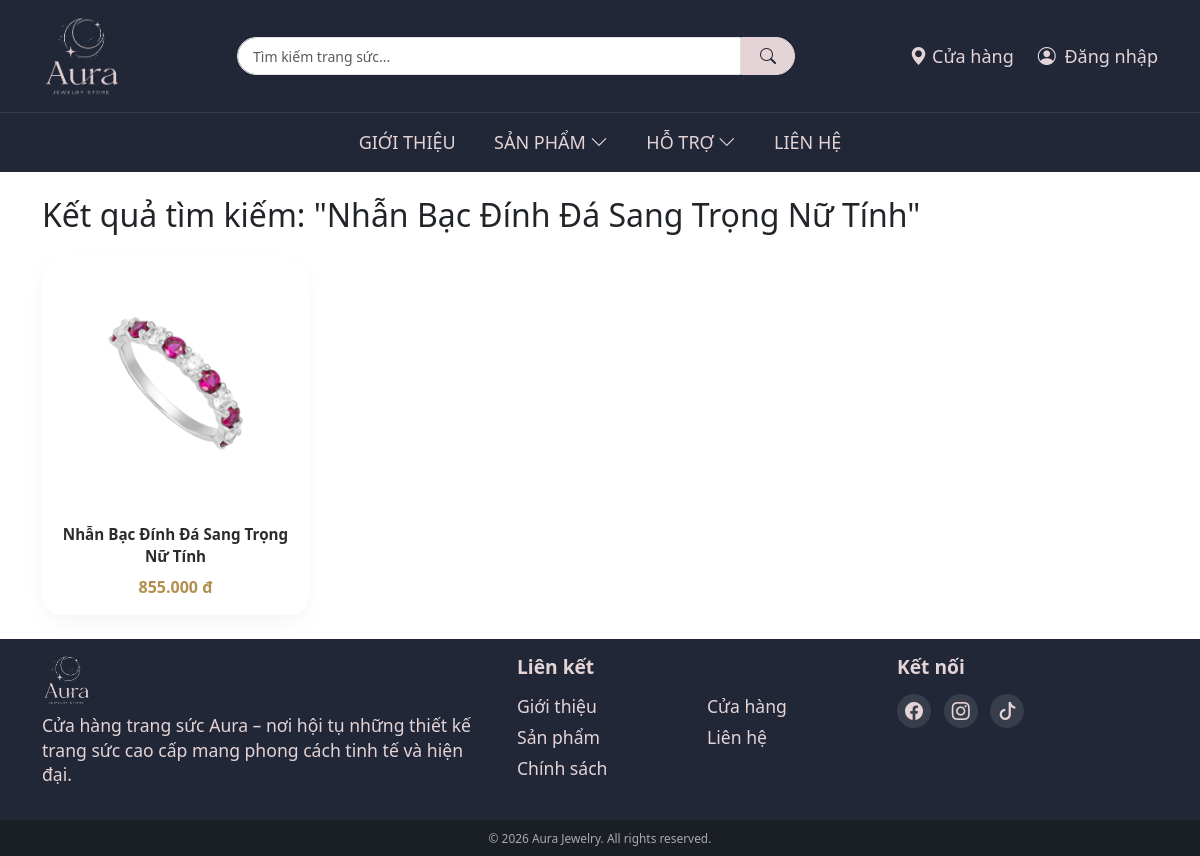
/public/tim-kiem.php?keyword=Nhẫn Bạc Đính Đá Sang Trọng Nữ Tính, run on the app's committed database.
### tables this page shows
CREATE TABLE `sanpham` (
  `MaSanPham` int(11) NOT NULL,
  `MaDanhMuc` int(11) DEFAULT NULL,
  `TenSanPham` varchar(255) NOT NULL,
  `DuongDan` varchar(255) DEFAULT NULL,
  `MoTa` text DEFAULT NULL,
  `ChiTietSanPham` text DEFAULT NULL,
  `NoiBat` tinyint(1) DEFAULT 0,
  `LuotXem` int(11) DEFAULT 0,
  `LuotMua` int(11) DEFAULT 0,
  `TrangThai` tinyint(1) DEFAULT 1,
  `DelAt` tinyint(1) NOT NULL DEFAULT 0,
  `HinhAnh` varchar(255) DEFAULT NULL,
  `Gia` decimal(10,2) DEFAULT NULL,
  `NgayTao` timestamp NOT NULL DEFAULT current_timestamp()
);

### public/tim-kiem.php (the view, shortened to what this page needs)
<?php
require_once "../config.php";
include "../layout/header_public.php";
$keyword = trim($_GET['keyword'] ?? '');
$page = max(1, intval($_GET['page'] ?? 1));
$limit = 12;
$offset = ($page - 1) * $limit;
$sql = "SELECT * FROM sanpham WHERE TenSanPham LIKE :keyword AND DelAt = 0 ORDER BY MaSanPham DESC LIMIT $offset, $limit";
$stmt = $conn->prepare($sql);
$stmt->execute([':keyword' => "%$keyword%"]);
$products = $stmt->fetchAll();
?>
<div class="container py-4">
    <h2 class="mb-4">Kết quả tìm kiếm: "<?= htmlspecialchars($keyword) ?>"</h2>
    <?php if (empty($keyword)): ?>
        <p class="text-center">Vui lòng nhập từ khóa tìm kiếm.</p>
    <?php elseif ($products): ?>
        <div class="row g-3">
            <?php foreach ($products as $sp): ?>
                <div class="col-6 col-md-4 col-lg-3">
                    <a href="chi-tiet-san-pham.php?id=<?= $sp['MaSanPham'] ?>" class="text-decoration-none text-dark">
                        <div class="product-card">
                            <img src="../img/<?= htmlspecialchars($sp['HinhAnh']) ?>" class="product-img">
                            <div class="product-info">
                                <h6><?= htmlspecialchars($sp['TenSanPham']) ?></h6>
                                <p class="price"><?= number_format($sp['Gia'], 0, ',', '.') ?> đ</p>
                            </div>
                        </div>
                    </a>
                </div>
            <?php endforeach; ?>
        </div>
    <?php else: ?>
        <p class="text-center">Không tìm thấy sản phẩm nào phù hợp với từ khóa "<?= htmlspecialchars($keyword) ?>".</p>
    <?php endif; ?>
</div>
<?php include "../layout/footer_public.php"; ?>

### css/public.css (style rules this page uses)
body { font-size: 18px; }
.product-page { background: #fff; }
.product-page .product-card { border-radius: 20px; overflow: hidden; background: #ffffff; box-shadow: 0 8px 20px rgba(0, 0, 0, 0.04); transition: all 0.3s cubic-bezier(0.2, 0, 0, 1); height: 100%; position: relative; }
.product-page .product-img { width: 100%; height: 250px; object-fit: cover; transition: transform 0.4s ease; }
.product-page .product-info { padding: 1rem 0.75rem 1rem; text-align: center; }
.product-page .product-info h6 { font-size: 0.95rem; font-weight: 600; margin: 0 0 0.5rem 0; color: #2c2c2c; line-height: 1.4; display: -webkit-box; -webkit-line-clamp: 2; -webkit-box-orient: vertical; overflow: hidden; min-height: 2.6rem; }
.product-page .price { font-size: 1rem; color: #b38f4d; font-weight: 700; margin: 0; }
.product-card { border-radius: 20px; overflow: hidden; background: #ffffff; box-shadow: 0 8px 20px rgba(0, 0, 0, 0.04); transition: all 0.3s cubic-bezier(0.2, 0, 0, 1); height: 100%; position: relative; }
.product-img { width: 100%; height: 250px; object-fit: cover; transition: transform 0.4s ease; }
.product-info { padding: 1rem 0.75rem 1rem; text-align: center; }
.product-info h6 { font-size: 0.95rem; font-weight: 600; margin: 0 0 0.5rem 0; color: #2c2c2c; line-height: 1.4; display: -webkit-box; -webkit-line-clamp: 2; -webkit-box-orient: vertical; overflow: hidden; min-height: 2.6rem; }
.price { font-size: 1rem; color: #b38f4d; font-weight: 700; margin: 0; }

### data on the page
sanpham: HinhAnh (picture), TenSanPham "Nhẫn Bạc Đính Đá Sang Trọng Nữ Tính", Gia "855.000"

### other printed values
$keyword "Nhẫn Bạc Đính Đá Sang Trọng Nữ Tính"
